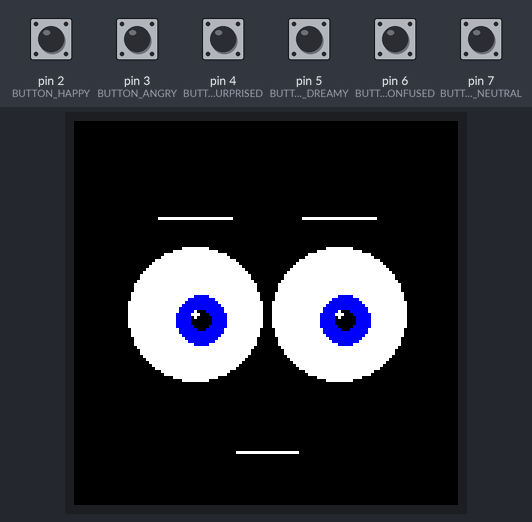
This sketch was run on a simulated Arduino Uno, built with avr-gcc and run on an emulated ATmega328P. Shown: 128×128 colour display. The inputs (shaded band) are chosen by the test bench; at power-on: pin 2 (BUTTON_HAPPY), pin 3 (BUTTON_ANGRY), pin 4 (BUTTON_SURPRISED), pin 5 (BUTTON_DREAMY), pin 6 (BUTTON_CONFUSED), pin 7 (BUTTON_NEUTRAL) HIGH. Random numbers use the default seed unless the sketch sets one.

Above: at 2.1 s.
2.2 s: pin 6 (BUTTON_CONFUSED) pulled LOW for 0.15 s
At 3.4 s:
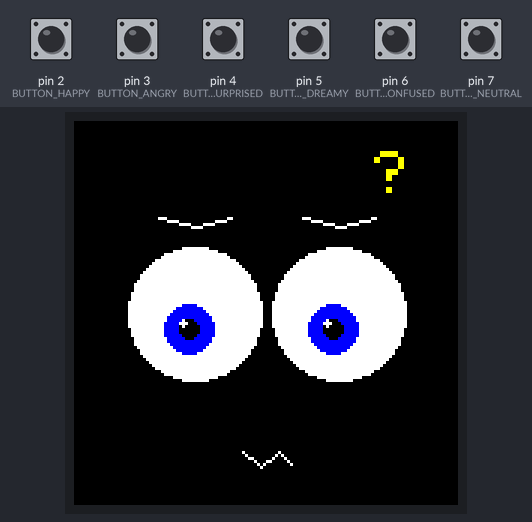
5.3 s: pin 2 (BUTTON_HAPPY) pulled LOW for 0.15 s
At 6.9 s:
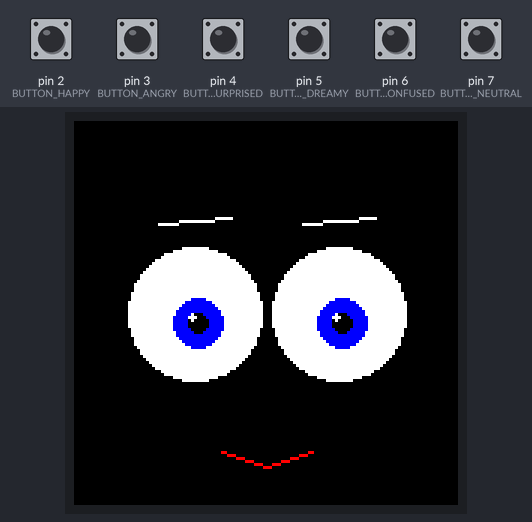
8.4 s: pin 4 (BUTTON_SURPRISED) pulled LOW for 0.15 s
At 10.2 s:
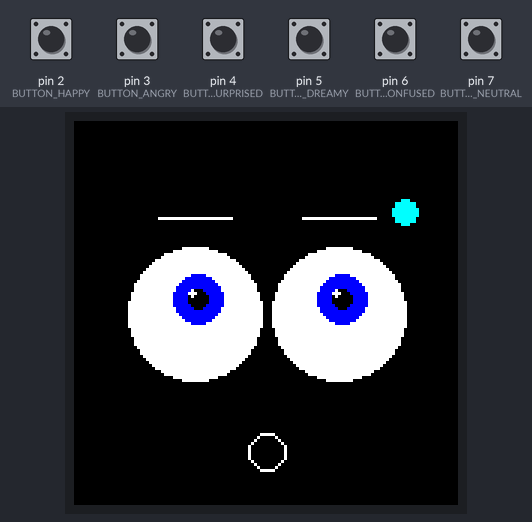
11.5 s: pin 5 (BUTTON_DREAMY) pulled LOW for 0.15 s
At 13.0 s:
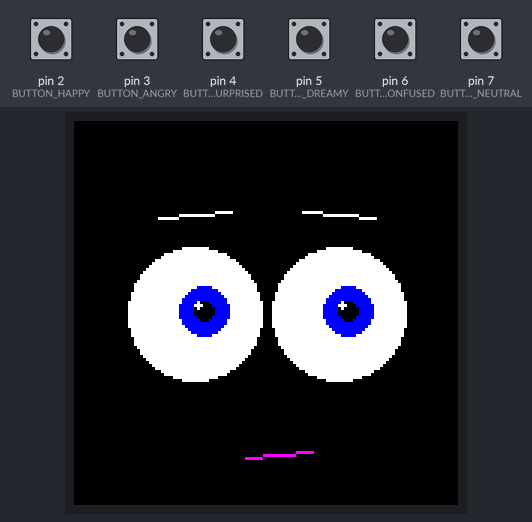
14.6 s: pin 3 (BUTTON_ANGRY) pulled LOW for 0.15 s
At 15.8 s:
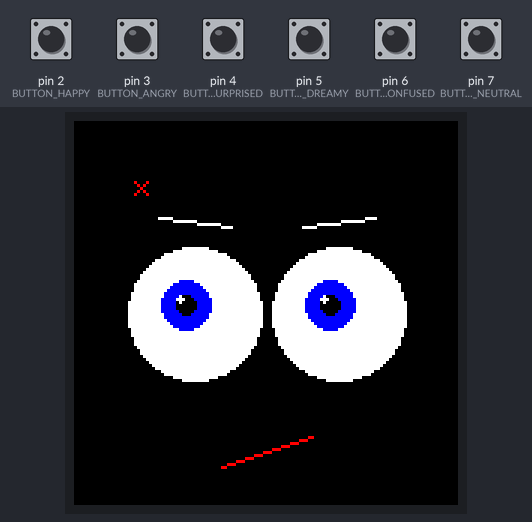
16.6 s: pin 7 (BUTTON_NEUTRAL) pulled LOW for 0.15 s
At 17.4 s:
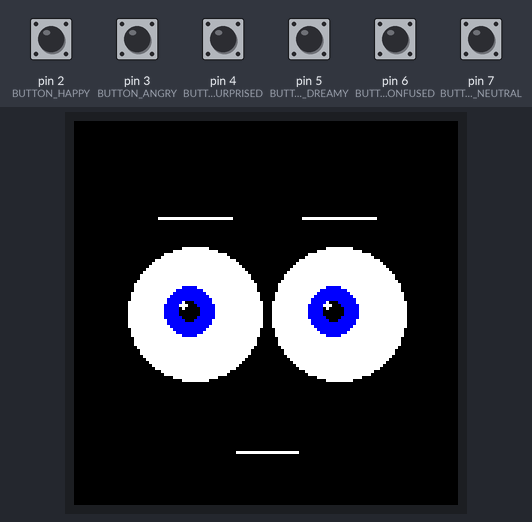
Timing chart, 0 to 19.4 s (numbered marks = the images above; inputs shaded):
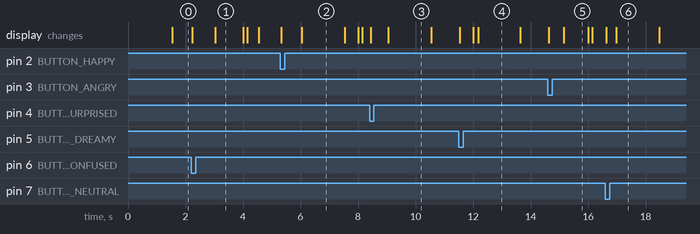

The sketch:

graphicstest.ino
```cpp
#include <Adafruit_GFX.h>
#include <Adafruit_ST7735.h>
#include <SPI.h>

#define TFT_CS     10
#define TFT_RST    8
#define TFT_DC     9

Adafruit_ST7735 tft = Adafruit_ST7735(TFT_CS, TFT_DC, TFT_RST);

// Очни параметри
int eyeLX = 40, eyeRX = 88, eyeY = 64;
#define EYE_RADIUS 22
#define IRIS_RADIUS 8
#define PUPIL_RADIUS 3

#define BUTTON_HAPPY     2
#define BUTTON_ANGRY     3
#define BUTTON_SURPRISED 4
#define BUTTON_DREAMY    5
#define BUTTON_CONFUSED  6
#define BUTTON_NEUTRAL   7

String currentMood = "neutral";

// Анимации
unsigned long lastBlinkTime = 0;
unsigned long lastEyeMoveTime = 0;
bool isBlinking = false;
int blinkStep = 0;
int irisOffsetX = 0, irisOffsetY = 0;

void setup() {
  tft.initR(INITR_144GREENTAB);
  tft.fillScreen(ST77XX_BLACK);
  randomSeed(analogRead(A0));

  pinMode(BUTTON_HAPPY, INPUT_PULLUP);
  pinMode(BUTTON_ANGRY, INPUT_PULLUP);
  pinMode(BUTTON_SURPRISED, INPUT_PULLUP);
  pinMode(BUTTON_DREAMY, INPUT_PULLUP);
  pinMode(BUTTON_CONFUSED, INPUT_PULLUP);
  pinMode(BUTTON_NEUTRAL, INPUT_PULLUP);

  drawFace(currentMood);
}

void loop() {
  if (digitalRead(BUTTON_HAPPY) == LOW) {
    currentMood = "happy";
    drawFace(currentMood);
    delay(300);
  }
  else if (digitalRead(BUTTON_ANGRY) == LOW) {
    currentMood = "angry";
    drawFace(currentMood);
    delay(300);
  }
  else if (digitalRead(BUTTON_SURPRISED) == LOW) {
    currentMood = "surprised";
    drawFace(currentMood);
    delay(300);
  }
  else if (digitalRead(BUTTON_DREAMY) == LOW) {
    currentMood = "dreamy";
    drawFace(currentMood);
    delay(300);
  }
  else if (digitalRead(BUTTON_CONFUSED) == LOW) {
    currentMood = "confused";
    drawFace(currentMood);
    delay(300);
  }
  else if (digitalRead(BUTTON_NEUTRAL) == LOW) {
    currentMood = "neutral";
    drawFace(currentMood);
    delay(300);
  }

  updateAnimation();
}

// --------------------- Анимации -------------------------

void updateAnimation() {
  unsigned long now = millis();

  // Мигане на всеки 4 сек
  if (now - lastBlinkTime > 4000 && !isBlinking) {
    isBlinking = true;
    blinkStep = 0;
    lastBlinkTime = now;
  }

  if (isBlinking) blinkEyes();

  // Движение на ирисите
  if (now - lastEyeMoveTime > 1500) {
    irisOffsetX = random(-2, 3);
    irisOffsetY = random(-2, 3);
    drawFace(currentMood);
    lastEyeMoveTime = now;
  }
}

void blinkEyes() {
  if (blinkStep == 0) {
    // Затваряне
    tft.fillRect(eyeLX - EYE_RADIUS, eyeY - EYE_RADIUS, EYE_RADIUS * 2, EYE_RADIUS * 2, ST77XX_BLACK);
    tft.fillRect(eyeRX - EYE_RADIUS, eyeY - EYE_RADIUS, EYE_RADIUS * 2, EYE_RADIUS * 2, ST77XX_BLACK);
    blinkStep = 1;
    delay(100);
  } else if (blinkStep == 1) {
    // Отваряне
    drawFace(currentMood);
    isBlinking = false;
  }
}

// --------------------- Рисуване -------------------------

void drawFace(String mood) {
  tft.fillScreen(ST77XX_BLACK);
  drawEye(eyeLX, eyeY, mood);
  drawEye(eyeRX, eyeY, mood);
  drawEyebrows(mood);
  drawMouth(mood);
  drawAccessories(mood);
}

void drawEye(int cx, int cy, String mood) {
  int irisX = cx + irisOffsetX, irisY = cy + irisOffsetY;
  int eyelidOffset = 0;

  if (mood == "happy")      { irisX += 3; irisY += 3; eyelidOffset = -2; }
  else if (mood == "angry") { irisX -= 4; irisY -= 2; }
  else if (mood == "surprised") { irisY -= 3; }
  else if (mood == "dreamy") { irisX += 5; irisY -= 3; }
  else if (mood == "confused") { irisX -= 4; irisY += 4; }

  tft.fillCircle(cx, cy, EYE_RADIUS, ST77XX_WHITE);
  tft.fillCircle(irisX, irisY, IRIS_RADIUS, ST77XX_BLUE);
  tft.fillCircle(irisX, irisY, PUPIL_RADIUS, ST77XX_BLACK);
  tft.fillCircle(irisX - 2, irisY - 2, 1, ST77XX_WHITE); // отблясък
}

void drawEyebrows(String mood) {
  int h = eyeY - EYE_RADIUS - 10;
  drawCurvedBrow(eyeLX, h, getBrowType(mood, true));
  drawCurvedBrow(eyeRX, h, getBrowType(mood, false));
}

String getBrowType(String mood, bool left) {
  if (mood == "happy") return "up";
  if (mood == "angry") return left ? "downL" : "downR";
  if (mood == "dreamy") return left ? "tiltL" : "tiltR";
  if (mood == "confused") return "zigzag";
  return "flat";
}

void drawCurvedBrow(int cx, int cy, String type) {
  int o = 12;
  if (type == "up")        tft.drawLine(cx - o, cy + 2, cx + o, cy, ST77XX_WHITE);
  else if (type == "downL")tft.drawLine(cx - o, cy, cx + o, cy + 3, ST77XX_WHITE);
  else if (type == "downR")tft.drawLine(cx - o, cy + 3, cx + o, cy, ST77XX_WHITE);
  else if (type == "tiltL")tft.drawLine(cx - o, cy, cx + o, cy - 2, ST77XX_WHITE);
  else if (type == "tiltR")tft.drawLine(cx - o, cy - 2, cx + o, cy, ST77XX_WHITE);
  else if (type == "zigzag") {
    tft.drawLine(cx - o, cy, cx, cy + 3, ST77XX_WHITE);
    tft.drawLine(cx, cy + 3, cx + o, cy, ST77XX_WHITE);
  }
  else tft.drawLine(cx - o, cy, cx + o, cy, ST77XX_WHITE); // flat
}

void drawMouth(String mood) {
  int mx = 64, my = 110, w = 30;

  if (mood == "happy") {
    tft.drawLine(mx - w / 2, my, mx, my + 5, ST77XX_RED);
    tft.drawLine(mx, my + 5, mx + w / 2, my, ST77XX_RED);
  }
  else if (mood == "angry") {
    tft.drawLine(mx - w / 2, my + 5, mx + w / 2, my - 5, ST77XX_RED);
  }
  else if (mood == "surprised") {
    tft.drawCircle(mx, my, 6, ST77XX_WHITE);
  }
  else if (mood == "dreamy") {
    tft.drawLine(mx - w / 4, my + 2, mx + w / 2, my, ST77XX_MAGENTA);
  }
  else if (mood == "confused") {
    tft.drawLine(mx - 8, my, mx - 2, my + 5, ST77XX_WHITE);
    tft.drawLine(mx - 2, my + 5, mx + 4, my, ST77XX_WHITE);
    tft.drawLine(mx + 4, my, mx + 8, my + 4, ST77XX_WHITE);
  }
  else {
    tft.drawLine(mx - 10, my, mx + 10, my, ST77XX_WHITE);
  }
}

void drawAccessories(String mood) {
  if (mood == "surprised") {
    tft.fillCircle(110, 30, 4, ST77XX_CYAN); // пот
  } else if (mood == "angry") {
    tft.drawLine(20, 20, 24, 24, ST77XX_RED);
    tft.drawLine(24, 20, 20, 24, ST77XX_RED); // жилка
  } else if (mood == "confused") {
    tft.setCursor(100, 10);
    tft.setTextColor(ST77XX_YELLOW);
    tft.setTextSize(2);
    tft.print("?");
  }
}
```

Measured:
- what the display in image 1 shows lasts 1.0 s, from 3.0 s to 4.0 s
- what the display in image 2 shows lasts 1.5 s, from 6.0 s to 7.5 s
- what the display in image 5 shows lasts 0.9 s, from 15.1 s to 16.0 s
